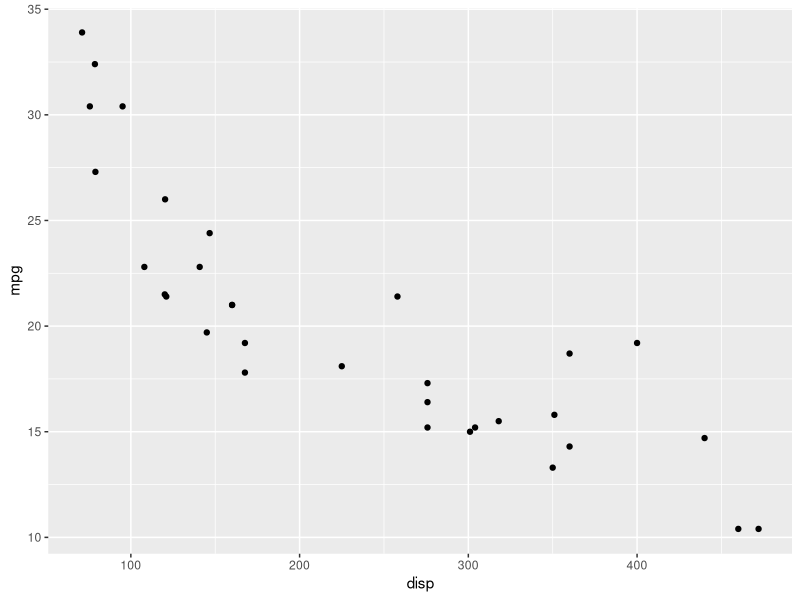
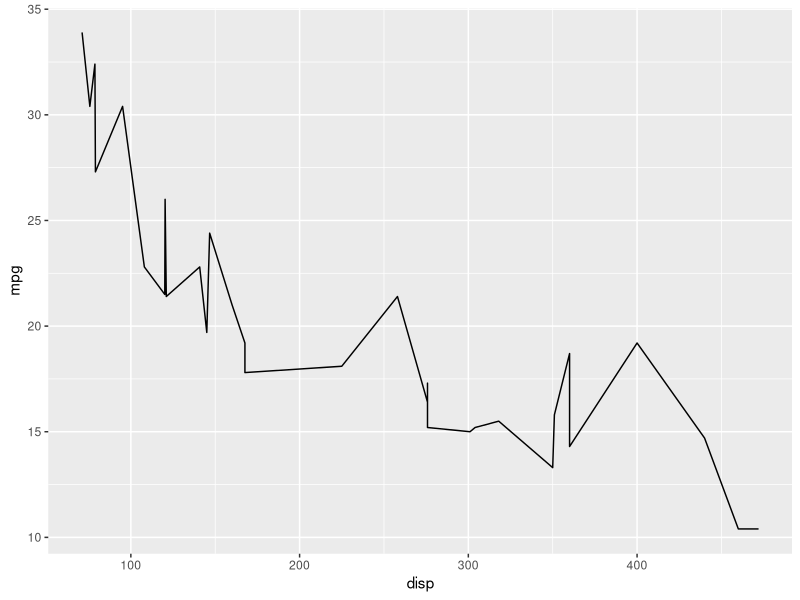
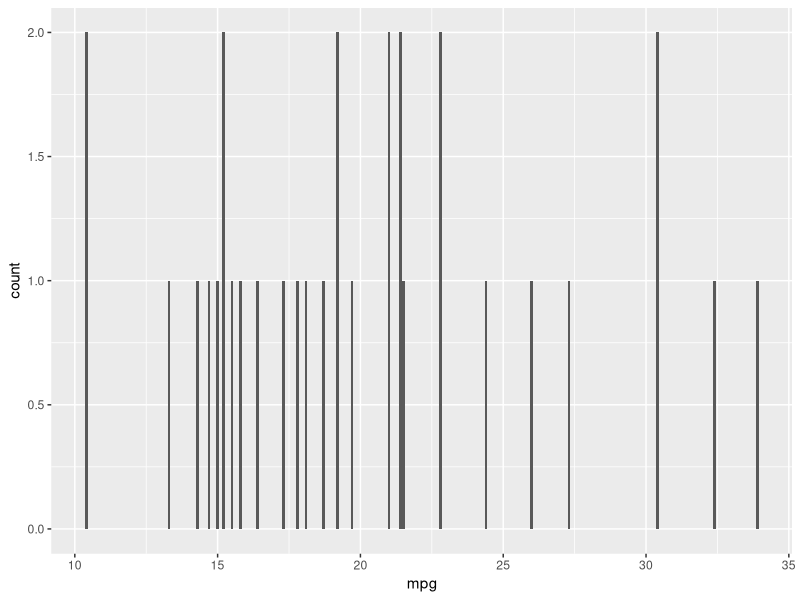
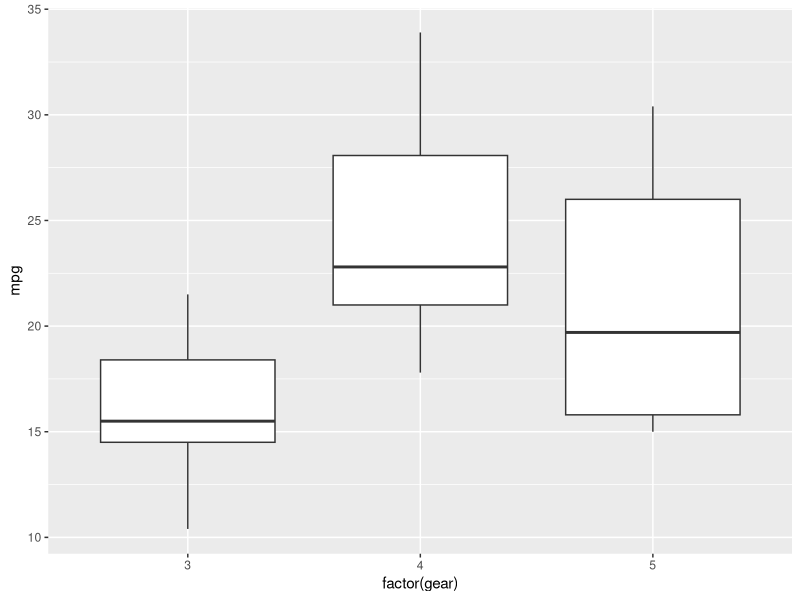
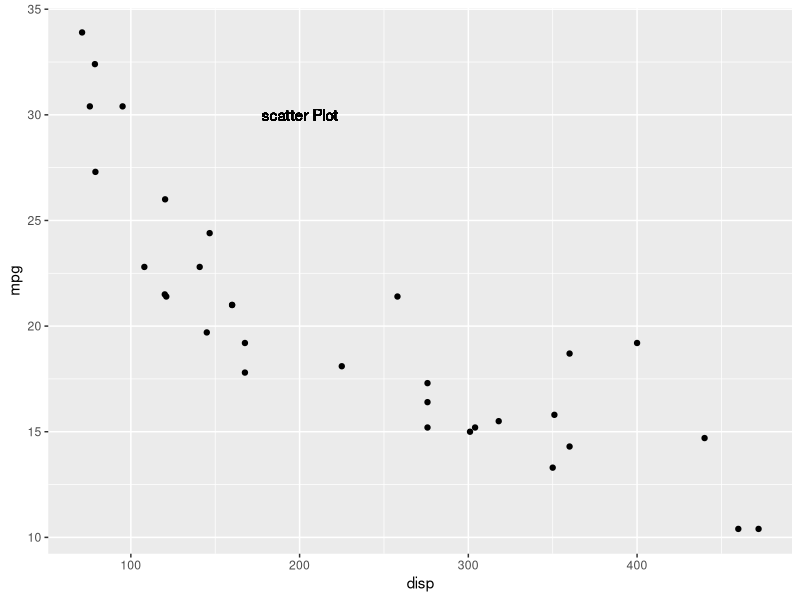

Here is the R script that generated these plots, in order:
# Installing ggplot2 package
install.packages("ggplot2")

# Loading ggplot2 library
library(ggplot2)

# Creating basic ggplot object
p <- ggplot(data = mtcars)

# Creating sactter plot of mpg and disp variable
# geom_point ----- use to create a scatter plot
p1 <- p + geom_point(aes(x = disp, y = mpg))

# Creating line chart from same object
# geom_line ------ use to create line chart
p2 <- p + geom_line(aes(x = disp, y = mpg))

# Creating bar chart of mpg variable
# geom- bar ------ use to create bar chart
p3 <- p + geom_bar(aes(x = mpg))

# Creating box plot of mpg over gear
# geom_boxplot ------ use to create box plot
p4 <- p + geom_boxplot(aes(x = factor(gear), y = mpg))

# Writing text into the scatter plot
p5 <- p1 + geom_text(x = 200, y = 30, label = "scatter Plot")


p1
p2
p3
p4
p5
